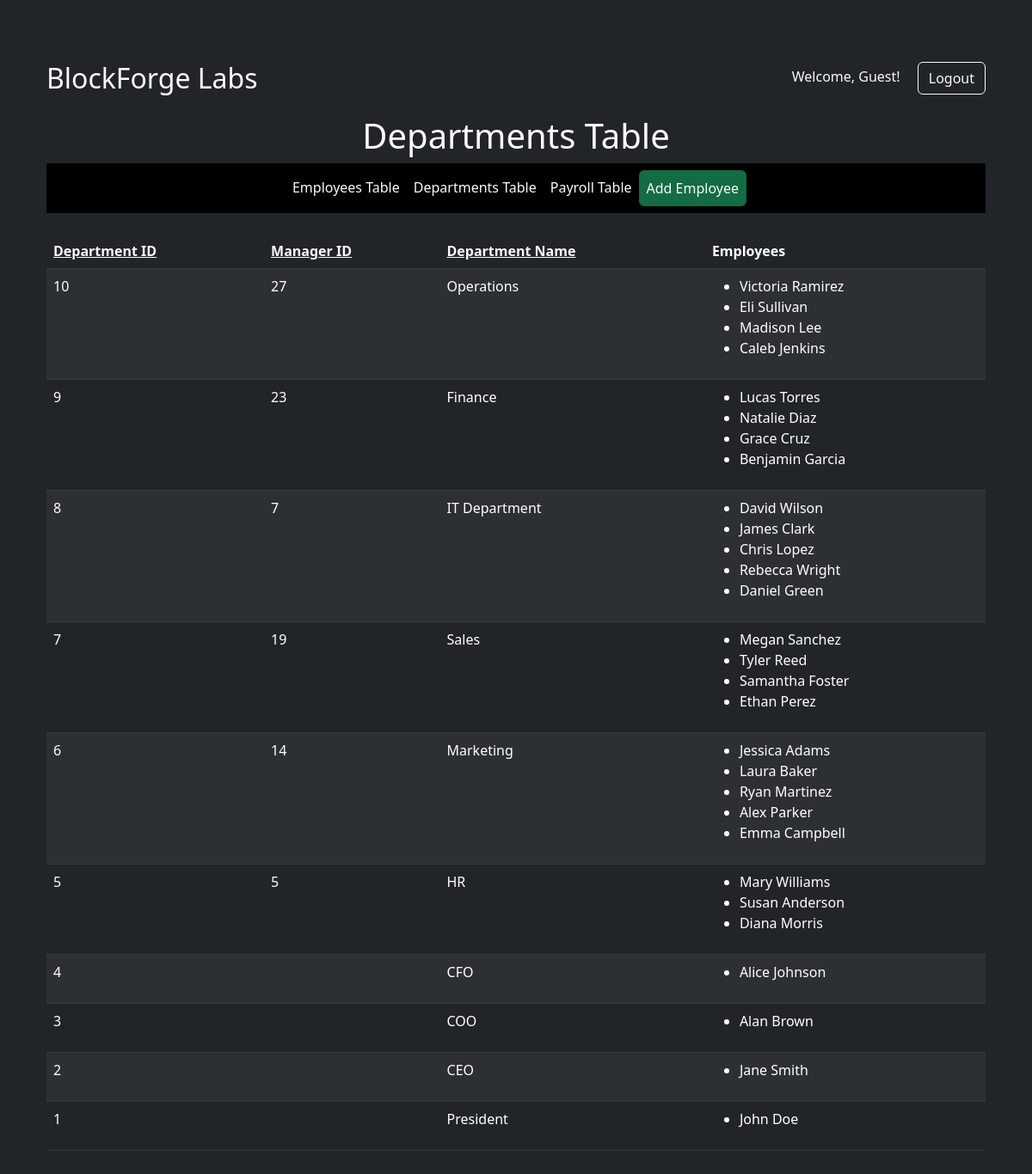
/departments.php?sort=DepartmentID&order=asc, run on the app's committed database.
### tables this page shows
CREATE TABLE `departments` (
  `DepartmentID` int(11) NOT NULL,
  `DepartmentName` varchar(100) NOT NULL,
  `ManagerID` int(11) DEFAULT NULL,
  `Actions` varchar(255) NOT NULL
);

CREATE TABLE `employees` (
  `EmployeeID` int(11) NOT NULL,
  `FirstName` varchar(50) NOT NULL,
  `LastName` varchar(50) NOT NULL,
  `Email` varchar(100) NOT NULL,
  `PhoneNumber` varchar(15) NOT NULL,
  `HireDate` date NOT NULL,
  `JobTitle` varchar(50) NOT NULL,
  `DepartmentID` int(11) DEFAULT NULL,
  `ManagerID` int(11) DEFAULT NULL,
  `Actions` varchar(255) NOT NULL
);

### departments.php (the view, shortened to what this page needs)
<?php
$username = '';
?>
<!DOCTYPE html>
<html lang="en">
<head>
  <link rel="stylesheet" href="https://cdn.jsdelivr.net/npm/bootstrap@5.2.3/dist/css/bootstrap.min.css">
</head>
<body class="container-fluid bg-dark text-white">
  <div class="container mt-5 bg-dark text-light p-4">
    <div class="d-flex justify-content-between align-items-center mb-4">
      <h2 class="mb-0">BlockForge Labs</h2>
      <div>
        <span class="me-3">Welcome, <?php echo $username ?: 'Guest'; ?>!</span>
        <a href="login.php" class="btn btn-outline-light">Logout</a>
      </div>
    </div>
    <h1 class="text-center">Departments Table</h1>
    <nav class="navbar navbar-expand-lg navbar-dark bg-black justify-content-center">
      <ul class="navbar-nav">
        <li class="nav-item"><a href="index.php" class="nav-link text-light">Employees Table</a></li>
        <li class="nav-item"><a href="departments.php" class="nav-link text-light active">Departments Table</a></li>
        <li class="nav-item"><a href="payroll.php" class="nav-link text-light">Payroll Table</a></li>
        <li class="nav-item"><a href="addemployee.php" class="nav-link text-light active btn btn-success">Add Employee</a></li>
      </ul>
    </nav>
    <?php
    include 'database.php';
    $sort = isset($_GET['sort']) ? $_GET['sort'] : 'DepartmentID';
    $order = isset($_GET['order']) && $_GET['order'] == 'asc' ? 'desc' : 'asc';
    $sql = "SELECT d.DepartmentID, d.ManagerID, d.DepartmentName, e.FirstName, e.LastName
            FROM departments d
            LEFT JOIN employees e ON d.DepartmentID = e.DepartmentID
            ORDER BY $sort $order";
    $result = mysqli_query($conn, $sql);
    if ($result && mysqli_num_rows($result) > 0) {
        echo "<table class='table table-dark table-striped mt-4'>";
        echo "<thead>";
        echo "<tr>";
        echo "<th><a href='?sort=DepartmentID&order=$order' class='text-light'>Department ID</a></th>";
        echo "<th><a href='?sort=ManagerID&order=$order' class='text-light'>Manager ID</a></th>";
        echo "<th><a href='?sort=DepartmentName&order=$order' class='text-light'>Department Name</a></th>";
        echo "<th>Employees</th>";
        echo "</tr>";
        echo "</thead>";
        echo "<tbody>";
        $currentDepartment = null;
        while ($row = mysqli_fetch_assoc($result)) {
            if ($currentDepartment != $row['DepartmentID']) {
                if ($currentDepartment !== null) {
                    echo "</ul></td></tr>";
                }
                echo "<tr>";
                echo "<td>" . htmlspecialchars($row['DepartmentID']) . "</td>";
                echo "<td>" . htmlspecialchars($row['ManagerID']) . "</td>";
                echo "<td>" . htmlspecialchars($row['DepartmentName']) . "</td>";
                echo "<td><ul>";
                $currentDepartment = $row['DepartmentID'];
            }
            if ($row['FirstName'] && $row['LastName']) {
                echo "<li>" . htmlspecialchars($row['FirstName']) . " " . htmlspecialchars($row['LastName']) . "</li>";
            }
        }
        echo "</ul></td></tr>";
        echo "</tbody>";
        echo "</table>";
    } else {
        echo "<div class='alert alert-info mt-4'>No records found.</div>";
    }
    ?>
  </div>
</body>
</html>

### data on the page
departments: DepartmentID "10", ManagerID "27", DepartmentName "Operations", employees.FirstName "Victoria", employees.LastName "Ramirez", employees.FirstName "Eli", employees.LastName "Sullivan", ManagerID.FirstName "Madison", ManagerID.LastName "Lee", employees.FirstName "Caleb", employees.LastName "Jenkins"
departments: DepartmentID "9", ManagerID "23", DepartmentName "Finance", employees.FirstName "Lucas", employees.LastName "Torres", employees.FirstName "Natalie", employees.LastName "Diaz", employees.FirstName "Grace", employees.LastName "Cruz", ManagerID.FirstName "Benjamin", ManagerID.LastName "Garcia"
departments: DepartmentID "8", ManagerID "7", DepartmentName "IT Department", DepartmentID.FirstName "David", DepartmentID.LastName "Wilson", employees.FirstName "James", employees.LastName "Clark", employees.FirstName "Chris", employees.LastName "Lopez", employees.FirstName "Rebecca", employees.LastName "Wright", employees.FirstName "Daniel", employees.LastName "Green"
departments: DepartmentID "7", ManagerID "19", DepartmentName "Sales", ManagerID.FirstName "Megan", ManagerID.LastName "Sanchez", employees.FirstName "Tyler", employees.LastName "Reed", employees.FirstName "Samantha", employees.LastName "Foster", employees.FirstName "Ethan", employees.LastName "Perez"
departments: DepartmentID "6", ManagerID "14", DepartmentName "Marketing", employees.FirstName "Jessica", employees.LastName "Adams", ManagerID.FirstName "Laura", ManagerID.LastName "Baker", employees.FirstName "Ryan", employees.LastName "Martinez", employees.FirstName "Alex", employees.LastName "Parker", employees.FirstName "Emma", employees.LastName "Campbell"
departments: DepartmentID "5", ManagerID "5", DepartmentName "HR", DepartmentID.FirstName "Mary", DepartmentID.LastName "Williams", employees.FirstName "Susan", employees.LastName "Anderson", employees.FirstName "Diana", employees.LastName "Morris"
departments: DepartmentID "4", DepartmentName "CFO", DepartmentID.FirstName "Alice", DepartmentID.LastName "Johnson"
departments: DepartmentID "3", DepartmentName "COO", DepartmentID.FirstName "Alan", DepartmentID.LastName "Brown"
departments: DepartmentID "2", DepartmentName "CEO", DepartmentID.FirstName "Jane", DepartmentID.LastName "Smith"
departments: DepartmentID "1", DepartmentName "President", DepartmentID.FirstName "John", DepartmentID.LastName "Doe"

### other printed values
$username ?: 'Guest' "Guest"
